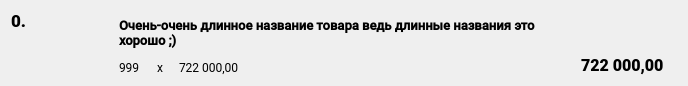
<?xml version="1.0" encoding="UTF-8"?>
<ui version="4.0">
 <class>receiptItem</class>
 <widget class="QWidget" name="receiptItem">
  <property name="geometry">
   <rect>
    <x>0</x>
    <y>0</y>
    <width>688</width>
    <height>76</height>
   </rect>
  </property>
  <property name="maximumSize">
   <size>
    <width>16777215</width>
    <height>76</height>
   </size>
  </property>
  <property name="windowTitle">
   <string>Form</string>
  </property>
  <layout class="QGridLayout" name="gridLayout_3">
   <item row="0" column="3">
    <widget class="QLabel" name="itemTotal">
     <property name="minimumSize">
      <size>
       <width>64</width>
       <height>0</height>
      </size>
     </property>
     <property name="maximumSize">
      <size>
       <width>96</width>
       <height>16777215</height>
      </size>
     </property>
     <property name="font">
      <font>
       <family>Roboto Black</family>
       <pointsize>12</pointsize>
      </font>
     </property>
     <property name="text">
      <string>722 000,00</string>
     </property>
     <property name="alignment">
      <set>Qt::AlignBottom|Qt::AlignLeading|Qt::AlignLeft</set>
     </property>
    </widget>
   </item>
   <item row="0" column="1">
    <widget class="QLabel" name="itemImage">
     <property name="minimumSize">
      <size>
       <width>64</width>
       <height>64</height>
      </size>
     </property>
     <property name="maximumSize">
      <size>
       <width>64</width>
       <height>64</height>
      </size>
     </property>
     <property name="sizeIncrement">
      <size>
       <width>64</width>
       <height>64</height>
      </size>
     </property>
     <property name="baseSize">
      <size>
       <width>64</width>
       <height>64</height>
      </size>
     </property>
     <property name="text">
      <string/>
     </property>
    </widget>
   </item>
   <item row="0" column="0">
    <widget class="QLabel" name="itemId">
     <property name="maximumSize">
      <size>
       <width>32</width>
       <height>16777215</height>
      </size>
     </property>
     <property name="font">
      <font>
       <family>Roboto Black</family>
       <pointsize>13</pointsize>
       <weight>75</weight>
       <bold>true</bold>
      </font>
     </property>
     <property name="text">
      <string>0.</string>
     </property>
     <property name="alignment">
      <set>Qt::AlignLeading|Qt::AlignLeft|Qt::AlignTop</set>
     </property>
    </widget>
   </item>
   <item row="0" column="2">
    <layout class="QGridLayout" name="itemInfo">
     <property name="sizeConstraint">
      <enum>QLayout::SetDefaultConstraint</enum>
     </property>
     <item row="0" column="2" colspan="3">
      <widget class="QLabel" name="itemName">
       <property name="sizePolicy">
        <sizepolicy hsizetype="Expanding" vsizetype="Expanding">
         <horstretch>0</horstretch>
         <verstretch>0</verstretch>
        </sizepolicy>
       </property>
       <property name="font">
        <font>
         <family>Roboto Medium</family>
         <pointsize>10</pointsize>
         <weight>75</weight>
         <bold>true</bold>
        </font>
       </property>
       <property name="text">
        <string>Очень-очень длинное название товара ведь длинные названия это хорошо ;)</string>
       </property>
       <property name="scaledContents">
        <bool>false</bool>
       </property>
       <property name="wordWrap">
        <bool>true</bool>
       </property>
       <property name="indent">
        <number>-1</number>
       </property>
      </widget>
     </item>
     <item row="1" column="2">
      <layout class="QHBoxLayout" name="itemPricesLayout">
       <item>
        <widget class="QLabel" name="itemPricesQuantity">
         <property name="maximumSize">
          <size>
           <width>32</width>
           <height>16777215</height>
          </size>
         </property>
         <property name="font">
          <font>
           <family>Roboto</family>
          </font>
         </property>
         <property name="text">
          <string>999</string>
         </property>
         <property name="textFormat">
          <enum>Qt::PlainText</enum>
         </property>
         <property name="alignment">
          <set>Qt::AlignBottom|Qt::AlignLeading|Qt::AlignLeft</set>
         </property>
         <property name="wordWrap">
          <bool>false</bool>
         </property>
        </widget>
       </item>
       <item>
        <widget class="QLabel" name="itemPricesSeparator">
         <property name="maximumSize">
          <size>
           <width>16</width>
           <height>16777215</height>
          </size>
         </property>
         <property name="font">
          <font>
           <family>Roboto</family>
          </font>
         </property>
         <property name="text">
          <string>x</string>
         </property>
         <property name="alignment">
          <set>Qt::AlignBottom|Qt::AlignLeading|Qt::AlignLeft</set>
         </property>
        </widget>
       </item>
       <item>
        <widget class="QLabel" name="iremPricesPrice">
         <property name="font">
          <font>
           <family>Roboto</family>
          </font>
         </property>
         <property name="text">
          <string>722 000,00</string>
         </property>
         <property name="alignment">
          <set>Qt::AlignBottom|Qt::AlignLeading|Qt::AlignLeft</set>
         </property>
        </widget>
       </item>
      </layout>
     </item>
    </layout>
   </item>
  </layout>
 </widget>
 <resources/>
 <connections/>
</ui>
